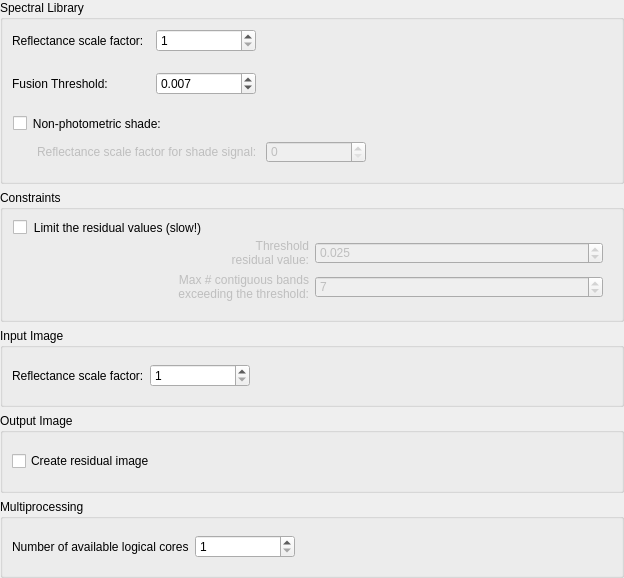
         <widget class="QWidget" name="scrollArea2Content">
          <property name="geometry">
           <rect>
            <x>0</x>
            <y>0</y>
            <width>624</width>
            <height>578</height>
           </rect>
          </property>
          <layout class="QVBoxLayout" name="verticalLayout_8">
           <property name="leftMargin">
            <number>0</number>
           </property>
           <property name="topMargin">
            <number>0</number>
           </property>
           <property name="rightMargin">
            <number>0</number>
           </property>
           <property name="bottomMargin">
            <number>0</number>
           </property>
           <item>
            <widget class="QGroupBox" name="libraryGroup2">
             <property name="title">
              <string>Spectral Library</string>
             </property>
             <layout class="QGridLayout" name="gridLayout">
              <property name="verticalSpacing">
               <number>20</number>
              </property>
              <item row="0" column="0">
               <widget class="QLabel" name="libraryScaleLabel">
                <property name="toolTip">
                 <string>The reflectance scale factor is automatically detected. It is the number by which the array must be divided to get reflectance values between 0 and 1. The user can change this value here.</string>
                </property>
                <property name="text">
                 <string>Reflectance scale factor:</string>
                </property>
               </widget>
              </item>
              <item row="2" column="0">
               <widget class="QLabel" name="fusionLabel">
                <property name="toolTip">
                 <string>Models with a higher number of classes (e.g. 4-EM Models vs 3-EM Models) are only chosen if decrease in RMSE is larger than this threshold</string>
                </property>
                <property name="text">
                 <string>Fusion Threshold: </string>
                </property>
               </widget>
              </item>
              <item row="0" column="2">
               <widget class="QSpinBox" name="libraryScaleValue">
                <property name="sizePolicy">
                 <sizepolicy hsizetype="Minimum" vsizetype="Fixed">
                  <horstretch>0</horstretch>
                  <verstretch>0</verstretch>
                 </sizepolicy>
                </property>
                <property name="minimumSize">
                 <size>
                  <width>100</width>
                  <height>0</height>
                 </size>
                </property>
                <property name="toolTip">
                 <string>The reflectance scale factor is automatically detected. It is the number by which the array must be divided to get reflectance values between 0 and 1. The user can change this value here.</string>
                </property>
                <property name="minimum">
                 <number>1</number>
                </property>
                <property name="maximum">
                 <number>1000000000</number>
                </property>
               </widget>
              </item>
              <item row="2" column="2">
               <widget class="QDoubleSpinBox" name="fusionValue">
                <property name="toolTip">
                 <string>Models with a higher number of classes (e.g. 4-EM Models vs 3-EM Models) are only chosen if decrease in RMSE is larger than this threshold</string>
                </property>
                <property name="decimals">
                 <number>3</number>
                </property>
                <property name="maximum">
                 <double>1.000000000000000</double>
                </property>
                <property name="singleStep">
                 <double>0.001000000000000</double>
                </property>
                <property name="value">
                 <double>0.007000000000000</double>
                </property>
               </widget>
              </item>
              <item row="0" column="3">
               <spacer name="horizontalSpacer_2">
                <property name="orientation">
                 <enum>Qt::Horizontal</enum>
                </property>
                <property name="sizeHint" stdset="0">
                 <size>
                  <width>40</width>
                  <height>20</height>
                 </size>
                </property>
               </spacer>
              </item>
              <item row="3" column="0" colspan="4">
               <widget class="QGroupBox" name="shadeCheck">
                <property name="toolTip">
                 <string>Select a single shade spectrum</string>
                </property>
                <property name="styleSheet">
                 <string notr="true">QGroupBox {border: none}</string>
                </property>
                <property name="title">
                 <string>Non-photometric shade: </string>
                </property>
                <property name="alignment">
                 <set>Qt::AlignLeading|Qt::AlignLeft|Qt::AlignVCenter</set>
                </property>
                <property name="checkable">
                 <bool>true</bool>
                </property>
                <property name="checked">
                 <bool>false</bool>
                </property>
                <layout class="QGridLayout" name="gridLayout_7">
                 <property name="leftMargin">
                  <number>25</number>
                 </property>
                 <property name="topMargin">
                  <number>20</number>
                 </property>
                 <item row="2" column="1">
                  <widget class="QgsSpinBox" name="shadeScaleValue">
                   <property name="minimumSize">
                    <size>
                     <width>100</width>
                     <height>20</height>
                    </size>
                   </property>
                   <property name="maximum">
                    <number>1000000</number>
                   </property>
                  </widget>
                 </item>
                 <item row="2" column="0">
                  <widget class="QLabel" name="shadeScaleLabel">
                   <property name="text">
                    <string>Reflectance scale factor for shade signal: </string>
                   </property>
                  </widget>
                 </item>
                 <item row="2" column="2">
                  <spacer name="horizontalSpacer_4">
                   <property name="orientation">
                    <enum>Qt::Horizontal</enum>
                   </property>
                   <property name="sizeHint" stdset="0">
                    <size>
                     <width>40</width>
                     <height>20</height>
                    </size>
                   </property>
                  </spacer>
                 </item>
                 <item row="0" column="0" colspan="3">
                  <widget class="QgsFileWidget" name="browseShade" native="true">
                   <property name="toolTip">
                    <string>Select a single shade spectrum</string>
                   </property>
                   <property name="filter" stdset="0">
                    <string>ENVI Spectral Library (*.sli);;All Files (*)</string>
                   </property>
                  </widget>
                 </item>
                </layout>
               </widget>
              </item>
             </layout>
            </widget>
           </item>
           <item>
            <widget class="QGroupBox" name="constraintsGroup2">
             <property name="title">
              <string>Constraints</string>
             </property>
             <layout class="QVBoxLayout" name="verticalLayout_15">
              <item>
               <widget class="QGroupBox" name="residualsCheck">
                <property name="styleSheet">
                 <string notr="true">QGroupBox { border: none}</string>
                </property>
                <property name="title">
                 <string>Limit the residual values (slow!)</string>
                </property>
                <property name="checkable">
                 <bool>true</bool>
                </property>
                <property name="checked">
                 <bool>false</bool>
                </property>
                <layout class="QGridLayout" name="gridLayout_3">
                 <property name="leftMargin">
                  <number>9</number>
                 </property>
                 <property name="topMargin">
                  <number>20</number>
                 </property>
                 <item row="0" column="2">
                  <widget class="QDoubleSpinBox" name="maxThresValue">
                   <property name="decimals">
                    <number>3</number>
                   </property>
                   <property name="maximum">
                    <double>1.000000000000000</double>
                   </property>
                   <property name="singleStep">
                    <double>0.005000000000000</double>
                   </property>
                   <property name="value">
                    <double>0.025000000000000</double>
                   </property>
                  </widget>
                 </item>
                 <item row="1" column="2">
                  <widget class="QSpinBox" name="maxBandsValue">
                   <property name="maximum">
                    <number>200</number>
                   </property>
                   <property name="value">
                    <number>7</number>
                   </property>
                  </widget>
                 </item>
                 <item row="0" column="1">
                  <widget class="QLabel" name="maxThresLabel">
                   <property name="baseSize">
                    <size>
                     <width>0</width>
                     <height>0</height>
                    </size>
                   </property>
                   <property name="text">
                    <string>&lt;html&gt;&lt;head/&gt;&lt;body&gt;&lt;p align=&quot;right&quot;&gt;Threshold&lt;br/&gt;residual value:&lt;/p&gt;&lt;/body&gt;&lt;/html&gt;</string>
                   </property>
                   <property name="alignment">
                    <set>Qt::AlignRight|Qt::AlignTrailing|Qt::AlignVCenter</set>
                   </property>
                   <property name="margin">
                    <number>5</number>
                   </property>
                  </widget>
                 </item>
                 <item row="1" column="1">
                  <widget class="QLabel" name="maxBandsLabel">
                   <property name="text">
                    <string>&lt;html&gt;&lt;head/&gt;&lt;body&gt;&lt;p&gt;Max # contiguous bands&lt;br/&gt;exceeding the threshold:&lt;/p&gt;&lt;/body&gt;&lt;/html&gt;</string>
                   </property>
                   <property name="alignment">
                    <set>Qt::AlignRight|Qt::AlignTrailing|Qt::AlignVCenter</set>
                   </property>
                   <property name="wordWrap">
                    <bool>true</bool>
                   </property>
                   <property name="margin">
                    <number>5</number>
                   </property>
                  </widget>
                 </item>
                </layout>
               </widget>
              </item>
             </layout>
            </widget>
           </item>
           <item>
            <widget class="QGroupBox" name="imageGroup2">
             <property name="title">
              <string>Input Image</string>
             </property>
             <layout class="QGridLayout" name="gridLayout_5">
              <item row="0" column="2">
               <spacer name="horizontalSpacer">
                <property name="orientation">
                 <enum>Qt::Horizontal</enum>
                </property>
                <property name="sizeHint" stdset="0">
                 <size>
                  <width>40</width>
                  <height>20</height>
                 </size>
                </property>
               </spacer>
              </item>
              <item row="0" column="1">
               <widget class="QSpinBox" name="imageScaleValue">
                <property name="minimumSize">
                 <size>
                  <width>100</width>
                  <height>0</height>
                 </size>
                </property>
                <property name="toolTip">
                 <string>The reflectance scale factor is automatically detected. It is the number by which the array must be divided to get reflectance values between 0 and 1. The user can change this value here.</string>
                </property>
                <property name="minimum">
                 <number>1</number>
                </property>
                <property name="maximum">
                 <number>1000000000</number>
                </property>
               </widget>
              </item>
              <item row="0" column="0">
               <widget class="QLabel" name="imageScaleLabel">
                <property name="toolTip">
                 <string>The reflectance scale factor is automatically detected. It is the number by which the array must be divided to get reflectance values between 0 and 1. The user can change this value here.</string>
                </property>
                <property name="text">
                 <string>Reflectance scale factor:</string>
                </property>
               </widget>
              </item>
             </layout>
            </widget>
           </item>
           <item>
            <widget class="QGroupBox" name="outputGroup2">
             <property name="title">
              <string>Output Image</string>
             </property>
             <layout class="QVBoxLayout" name="verticalLayout_14">
              <item>
               <widget class="QCheckBox" name="createResidualImage">
                <property name="toolTip">
                 <string>Would you like to create a residual image?</string>
                </property>
                <property name="text">
                 <string>Create residual image</string>
                </property>
               </widget>
              </item>
             </layout>
            </widget>
           </item>
           <item>
            <widget class="QGroupBox" name="multiprocessingGroup">
             <property name="title">
              <string>Multiprocessing</string>
             </property>
             <layout class="QGridLayout" name="gridLayout_2">
              <item row="0" column="2">
               <spacer name="horizontalSpacer_5">
                <property name="orientation">
                 <enum>Qt::Horizontal</enum>
                </property>
                <property name="sizeHint" stdset="0">
                 <size>
                  <width>365</width>
                  <height>20</height>
                 </size>
                </property>
               </spacer>
              </item>
              <item row="0" column="0">
               <widget class="QLabel" name="cpuLabel">
                <property name="toolTip">
                 <string>The reflectance scale factor is automatically detected. It is the number by which the array must be divided to get reflectance values between 0 and 1. The user can change this value here.</string>
                </property>
                <property name="text">
                 <string>Number of available logical cores</string>
                </property>
               </widget>
              </item>
              <item row="0" column="1">
               <widget class="QSpinBox" name="cpuValue">
                <property name="minimumSize">
                 <size>
                  <width>100</width>
                  <height>0</height>
                 </size>
                </property>
                <property name="toolTip">
                 <string>The reflectance scale factor is automatically detected. It is the number by which the array must be divided to get reflectance values between 0 and 1. The user can change this value here.</string>
                </property>
                <property name="minimum">
                 <number>1</number>
                </property>
                <property name="maximum">
                 <number>10000</number>
                </property>
               </widget>
              </item>
             </layout>
            </widget>
           </item>
          </layout>
         </widget>
